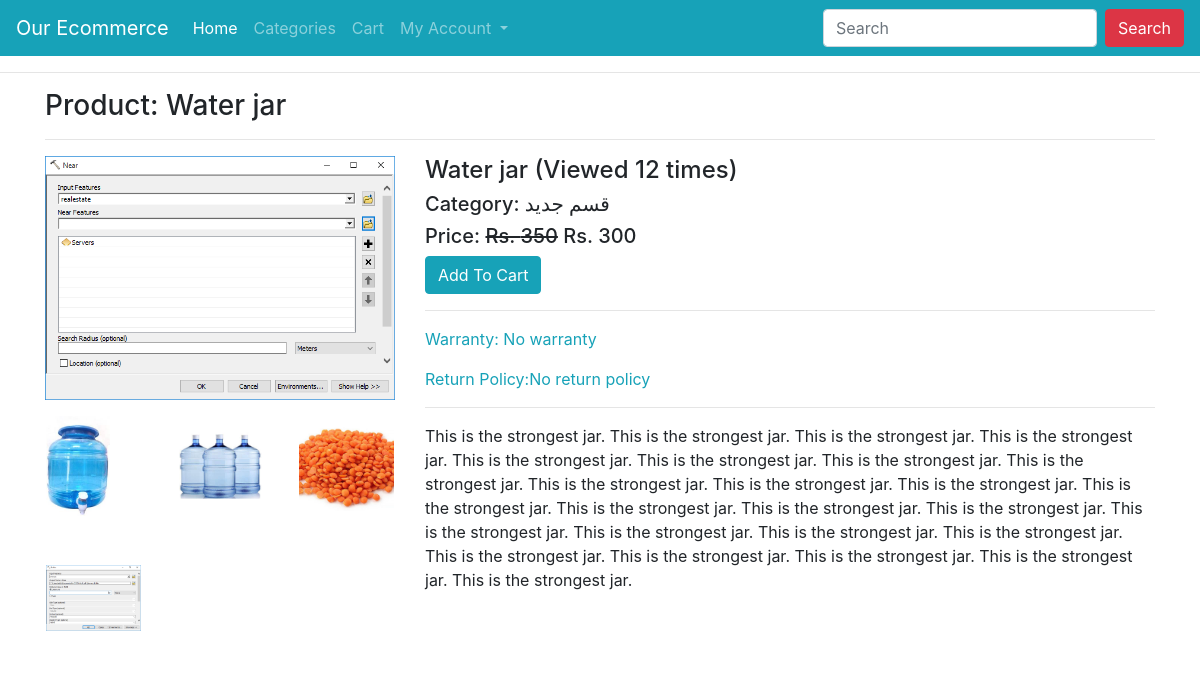
The app's page /product/water-jar/ with its own data.
### ecomapp/models.py (models this page shows, shortened)
class Product(models.Model):
    title = models.CharField(max_length=200)
    slug = models.SlugField(unique=True)
    category = models.ForeignKey(Category, on_delete=models.CASCADE)
    image = models.ImageField(upload_to="products")
    marked_price = models.PositiveIntegerField()
    selling_price = models.PositiveIntegerField()
    description = models.TextField()
    warranty = models.CharField(max_length=300, null=True, blank=True)
    return_policy = models.CharField(max_length=300, null=True, blank=True)
    view_count = models.PositiveIntegerField(default=0)

class ProductImage(models.Model):
    product = models.ForeignKey(Product, on_delete=models.CASCADE)
    image = models.ImageField(upload_to="products/images/")

class Category(models.Model):
    title = models.CharField(max_length=200)
    slug = models.SlugField(unique=True)
    def __str__(self):
        return self.title

### ecomapp/views.py (the view)
# urls.py: path("product/<slug:slug>/", ProductDetailView.as_view(), name="productdetail"),
class ProductDetailView(EcomMixin, TemplateView):
    template_name = "productdetail.html"
    def get_context_data(self, **kwargs):
        context = super().get_context_data(**kwargs)
        url_slug = self.kwargs['slug']
        product = Product.objects.get(slug=url_slug)
        product.view_count += 1
        product.save()
        context['product'] = product
        return context

### ecomapp/views.py (called while the page is built)
    def dispatch(self, request, *args, **kwargs):
        cart_id = request.session.get("cart_id")
        if cart_id:
            cart_obj = Cart.objects.get(id=cart_id)
            if request.user.is_authenticated and request.user.customer:
                cart_obj.customer = request.user.customer
                cart_obj.save()
        return super().dispatch(request, *args, **kwargs)

### templates/productdetail.html (shortened to what this page needs)
{% extends 'base.html' %}
{% block content %}
<div class="container">
    <h3>Product: {{product.title}}</h3><hr>
    <div class="row">
        <div class="col-md-4">
            <img src="{{product.image.url}}" alt="" class="img-fluid">
            <div class="row">
                {% for pi in product.productimage_set.all %}
                <div class="col-md-4 p-3">
                    <a href="{{pi.image.url}}" target="_blank">
                        <img src="{{pi.image.url}}" class="img-fluid" style="height: 100px; object-fit: contain;" alt="">
                    </a>
                </div>
                {% endfor %}
            </div>
        </div>
        <div class="col-md-8">
            <h4>{{product.title}} (Viewed {{product.view_count}} times)</h4>
            <h5>Category: {{product.category}}</h5>
            <h5>Price: <strike>Rs. {{product.marked_price}}</strike> Rs. {{product.selling_price}}</h5>
            <a href="{% url 'ecomapp:addtocart' product.id %}" class="btn btn-info">Add To Cart</a>
            <hr>
            <p class="text-info">Warranty: {{product.warranty}}</p>
            <p class="text-info">Return Policy:{{product.return_policy}}</p>
            <hr>
            <p>{{product.description}}</p>
        </div>
    </div>
</div>
{% endblock %}

### records on screen
Product: title "Water jar", image (picture), view_count "12", category "قسم جديد", marked_price "350", selling_price "300", warranty "No warranty", return_policy "No return policy", description "This is the strongest jar. This is the strongest jar. This is the strongest jar. This is the strongest jar. This is the strongest jar. This is the strongest jar. This is the strongest jar. This is the strongest jar. This is the strongest jar. This is the strongest jar. This is the strongest jar. This is the strongest jar. This is the strongest jar. This is the strongest jar. This is the strongest jar. This is the strongest jar. This is the strongest jar. This is the strongest jar. This is the strongest jar. This is the strongest jar. This is the strongest jar. This is the strongest jar. This is the strongest jar. This is the strongest jar."
ProductImage: image (picture)
ProductImage: image (picture)
ProductImage: image (picture)
ProductImage: image (picture)
